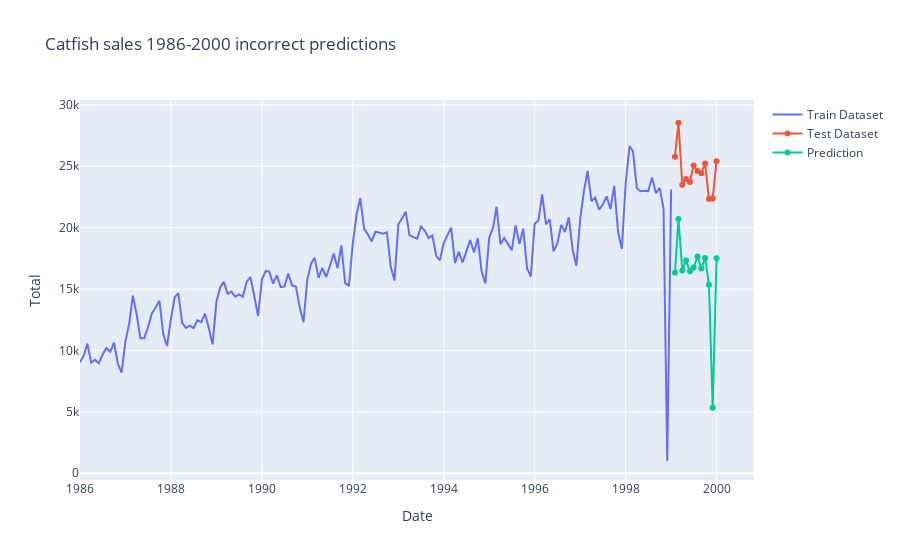

Notebook code for this chart:
### Code cell
#visualization 
import plotly.graph_objects as go 
fig = go.Figure ()
fig.add_trace(go.Scatter(name = "Train Dataset", x= y_train.index.astype(str), y= y_train['Total']))
fig.add_trace(go.Scatter(name = "Test Dataset", x= y_test.index.astype(str), y= y_test['Total']))
fig.add_trace(go.Scatter(name = "Prediction", x= y_pred.index.astype(str), y= y_pred.values))

fig.update_layout(
    yaxis_title = 'Total',
    xaxis_title = 'Date',
    title = 'Catfish sales 1986-2000 incorrect predictions'
    )
fig.show()

### Figure 1 — Plotly figure (JSON) as saved in the notebook; plotly's stock layout.template omitted (floating-point values rounded to 4 significant figures; data arrays with more than 128 entries replaced by an {"elided": "..."} marker saying what was removed)
{"data": [{"name": "Train Dataset", "type": "scatter", "x": {"elided": "157 str values"}, "y": {"elided": "157 int values"}}, {"name": "Test Dataset", "type": "scatter", "x": ["1999-02", "1999-03", "1999-04", "1999-05", "1999-06", "1999-07", "1999-08", "1999-09", "1999-10", "1999-11", "1999-12", "2000-01"], "y": [25780, 28544, 23488, 23964, 23720, 25069, 24618, 24430, 25229, 22344, 22372, 25412]}, {"name": "Prediction", "type": "scatter", "x": ["1999-02", "1999-03", "1999-04", "1999-05", "1999-06", "1999-07", "1999-08", "1999-09", "1999-10", "1999-11", "1999-12", "2000-01"], "y": [16340.0, 20710.0, 16520.0, 17320.0, 16450.0, 16760.0, 17650.0, 16680.0, 17520.0, 15350.0, 5332.0, 17510.0]}], "layout": {"title": {"text": "Catfish sales 1986-2000 incorrect predictions"}, "xaxis": {"title": {"text": "Date"}}, "yaxis": {"title": {"text": "Total"}}}}
